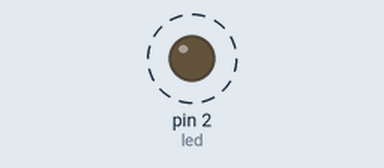
The sketch below on a simulated Arduino Uno, built with avr-gcc and run on an emulated ATmega328P. On the bench: output pins drawn as LEDs (lit = HIGH). Dashed ring = blinking.

Above: at 0.5 s.
Timing chart, 0 to 4.6 s (numbered marks = the images above):
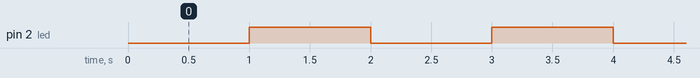

The sketch:

BlinkWithoutDelay.ino
```cpp
const int led = 2;

int ledState = 0;

unsigned long previousMillis = 0;

const long interval = 1000;

void setup()
{
  pinMode(led, OUTPUT);
}


void loop()
{

  unsigned long currentMillis = millis();

  if(currentMillis - previousMillis >= interval)
  {
     previousMillis = currentMillis;

    if(ledState == 0)
       {
          ledState = 1;
       }
     else
       {
          ledState = 0;
        }
  digitalWrite(led,ledState);
  }
}
```

Measured:
- by itself, pin 2 (led): alternates HIGH for 1.0 s and LOW for 1.0 s
